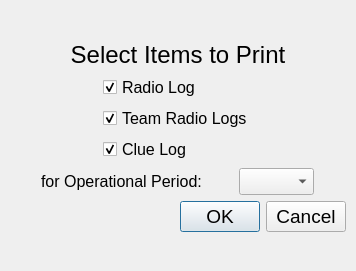
<?xml version="1.0" encoding="UTF-8"?>
<ui version="4.0">
 <class>printDialog</class>
 <widget class="QDialog" name="printDialog">
  <property name="geometry">
   <rect>
    <x>0</x>
    <y>0</y>
    <width>356</width>
    <height>271</height>
   </rect>
  </property>
  <property name="windowTitle">
   <string>Print</string>
  </property>
  <widget class="QWidget" name="layoutWidget">
   <property name="geometry">
    <rect>
     <x>10</x>
     <y>0</y>
     <width>336</width>
     <height>272</height>
    </rect>
   </property>
   <layout class="QGridLayout" name="gridLayout_2">
    <item row="4" column="0">
     <layout class="QHBoxLayout" name="horizontalLayout_2">
      <item>
       <spacer name="horizontalSpacer_3">
        <property name="orientation">
         <enum>Qt::Horizontal</enum>
        </property>
        <property name="sizeHint" stdset="0">
         <size>
          <width>40</width>
          <height>20</height>
         </size>
        </property>
       </spacer>
      </item>
      <item>
       <widget class="QDialogButtonBox" name="buttonBox">
        <property name="font">
         <font>
          <family>Segoe UI</family>
          <pointsize>14</pointsize>
         </font>
        </property>
        <property name="standardButtons">
         <set>QDialogButtonBox::Cancel|QDialogButtonBox::Ok</set>
        </property>
       </widget>
      </item>
     </layout>
    </item>
    <item row="2" column="0">
     <layout class="QGridLayout" name="gridLayout">
      <item row="1" column="2">
       <spacer name="horizontalSpacer">
        <property name="orientation">
         <enum>Qt::Horizontal</enum>
        </property>
        <property name="sizeHint" stdset="0">
         <size>
          <width>40</width>
          <height>20</height>
         </size>
        </property>
       </spacer>
      </item>
      <item row="0" column="1">
       <widget class="QCheckBox" name="radioLogField">
        <property name="font">
         <font>
          <family>Segoe UI</family>
          <pointsize>12</pointsize>
         </font>
        </property>
        <property name="text">
         <string>Radio Log</string>
        </property>
        <property name="iconSize">
         <size>
          <width>20</width>
          <height>20</height>
         </size>
        </property>
        <property name="checked">
         <bool>true</bool>
        </property>
       </widget>
      </item>
      <item row="2" column="1">
       <widget class="QCheckBox" name="clueLogField">
        <property name="font">
         <font>
          <family>Segoe UI</family>
          <pointsize>12</pointsize>
         </font>
        </property>
        <property name="text">
         <string>Clue Log</string>
        </property>
        <property name="iconSize">
         <size>
          <width>20</width>
          <height>20</height>
         </size>
        </property>
        <property name="checked">
         <bool>true</bool>
        </property>
       </widget>
      </item>
      <item row="1" column="1">
       <widget class="QCheckBox" name="teamRadioLogsField">
        <property name="font">
         <font>
          <family>Segoe UI</family>
          <pointsize>12</pointsize>
         </font>
        </property>
        <property name="text">
         <string>Team Radio Logs</string>
        </property>
        <property name="iconSize">
         <size>
          <width>20</width>
          <height>20</height>
         </size>
        </property>
        <property name="checked">
         <bool>true</bool>
        </property>
       </widget>
      </item>
      <item row="1" column="0">
       <spacer name="horizontalSpacer_2">
        <property name="orientation">
         <enum>Qt::Horizontal</enum>
        </property>
        <property name="sizeHint" stdset="0">
         <size>
          <width>40</width>
          <height>20</height>
         </size>
        </property>
       </spacer>
      </item>
     </layout>
    </item>
    <item row="0" column="0">
     <spacer name="verticalSpacer">
      <property name="orientation">
       <enum>Qt::Vertical</enum>
      </property>
      <property name="sizeHint" stdset="0">
       <size>
        <width>20</width>
        <height>40</height>
       </size>
      </property>
     </spacer>
    </item>
    <item row="1" column="0">
     <widget class="QLabel" name="label">
      <property name="font">
       <font>
        <family>Segoe UI</family>
        <pointsize>18</pointsize>
        <weight>50</weight>
        <bold>false</bold>
       </font>
      </property>
      <property name="text">
       <string>Select Items to Print</string>
      </property>
      <property name="alignment">
       <set>Qt::AlignCenter</set>
      </property>
     </widget>
    </item>
    <item row="5" column="0">
     <spacer name="verticalSpacer_2">
      <property name="orientation">
       <enum>Qt::Vertical</enum>
      </property>
      <property name="sizeHint" stdset="0">
       <size>
        <width>20</width>
        <height>40</height>
       </size>
      </property>
     </spacer>
    </item>
    <item row="3" column="0">
     <layout class="QHBoxLayout" name="horizontalLayout">
      <item>
       <widget class="QLabel" name="label_2">
        <property name="sizePolicy">
         <sizepolicy hsizetype="Fixed" vsizetype="Preferred">
          <horstretch>0</horstretch>
          <verstretch>0</verstretch>
         </sizepolicy>
        </property>
        <property name="font">
         <font>
          <family>Segoe UI</family>
          <pointsize>12</pointsize>
         </font>
        </property>
        <property name="text">
         <string>for Operational Period:</string>
        </property>
       </widget>
      </item>
      <item>
       <widget class="QComboBox" name="opPeriodComboBox">
        <property name="sizePolicy">
         <sizepolicy hsizetype="Fixed" vsizetype="Fixed">
          <horstretch>0</horstretch>
          <verstretch>0</verstretch>
         </sizepolicy>
        </property>
        <property name="maximumSize">
         <size>
          <width>75</width>
          <height>16777215</height>
         </size>
        </property>
        <property name="font">
         <font>
          <family>Segoe UI</family>
          <pointsize>12</pointsize>
         </font>
        </property>
       </widget>
      </item>
     </layout>
    </item>
   </layout>
  </widget>
 </widget>
 <resources/>
 <connections>
  <connection>
   <sender>buttonBox</sender>
   <signal>accepted()</signal>
   <receiver>printDialog</receiver>
   <slot>accept()</slot>
   <hints>
    <hint type="sourcelabel">
     <x>240</x>
     <y>220</y>
    </hint>
    <hint type="destinationlabel">
     <x>233</x>
     <y>251</y>
    </hint>
   </hints>
  </connection>
  <connection>
   <sender>buttonBox</sender>
   <signal>rejected()</signal>
   <receiver>printDialog</receiver>
   <slot>reject()</slot>
   <hints>
    <hint type="sourcelabel">
     <x>300</x>
     <y>214</y>
    </hint>
    <hint type="destinationlabel">
     <x>322</x>
     <y>248</y>
    </hint>
   </hints>
  </connection>
 </connections>
</ui>
